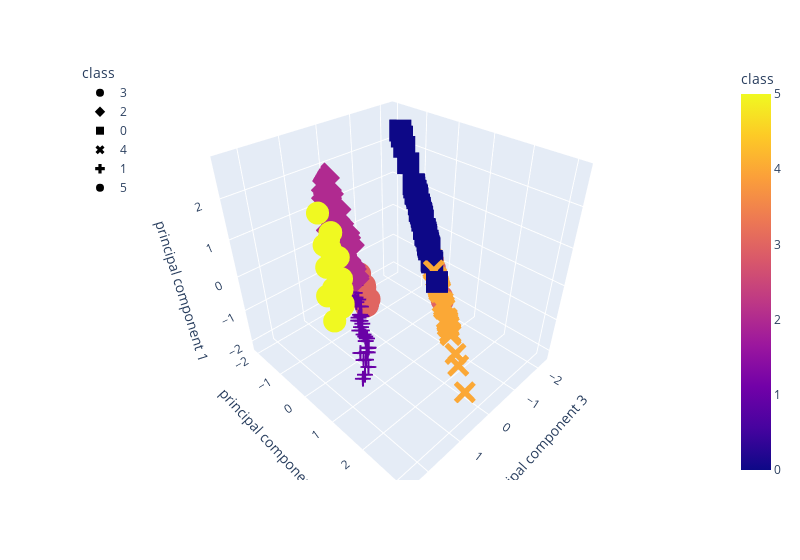

This figure's notebook cell:
### Markdown cell above
7. Plot the resulting clusters, use the appropriate scatter plot depending on the number of dimensions you have.

### Code cell
# Since we have three principal components, a 3D-Scatter plot is going to be created.
fig = px.scatter_3d(
    df_shopping_pca,
    x="principal component 3",
    y="principal component 2",
    z="principal component 1",
    color="class",
    symbol="class",
    width=800,
)
fig.update_layout(legend=dict(x=0, y=1))
fig.show()
